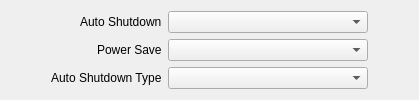
     <widget class="QWidget" name="tab_5">
      <attribute name="title">
       <string>Power Save</string>
      </attribute>
      <layout class="QHBoxLayout" name="horizontalLayout_5">
       <item>
        <spacer name="horizontalSpacer_5">
         <property name="orientation">
          <enum>Qt::Orientation::Horizontal</enum>
         </property>
         <property name="sizeHint" stdset="0">
          <size>
           <width>40</width>
           <height>20</height>
          </size>
         </property>
        </spacer>
       </item>
       <item>
        <layout class="QFormLayout" name="formLayout_2">
         <property name="labelAlignment">
          <set>Qt::AlignmentFlag::AlignRight|Qt::AlignmentFlag::AlignTrailing|Qt::AlignmentFlag::AlignVCenter</set>
         </property>
         <item row="0" column="1">
          <widget class="QComboBox" name="autoShutdownCmbx">
           <property name="minimumSize">
            <size>
             <width>200</width>
             <height>0</height>
            </size>
           </property>
          </widget>
         </item>
         <item row="0" column="0">
          <widget class="QLabel" name="label_12">
           <property name="text">
            <string>Auto Shutdown</string>
           </property>
          </widget>
         </item>
         <item row="1" column="0">
          <widget class="QLabel" name="label_205">
           <property name="text">
            <string>Power Save</string>
           </property>
          </widget>
         </item>
         <item row="2" column="0">
          <widget class="QLabel" name="label_14">
           <property name="text">
            <string>Auto Shutdown Type</string>
           </property>
          </widget>
         </item>
         <item row="1" column="1">
          <widget class="QComboBox" name="powerSaveCmbx"/>
         </item>
         <item row="2" column="1">
          <widget class="QComboBox" name="autoShutdownTypeCmbx"/>
         </item>
        </layout>
       </item>
       <item>
        <spacer name="horizontalSpacer_6">
         <property name="orientation">
          <enum>Qt::Orientation::Horizontal</enum>
         </property>
         <property name="sizeHint" stdset="0">
          <size>
           <width>40</width>
           <height>20</height>
          </size>
         </property>
        </spacer>
       </item>
      </layout>
     </widget>
